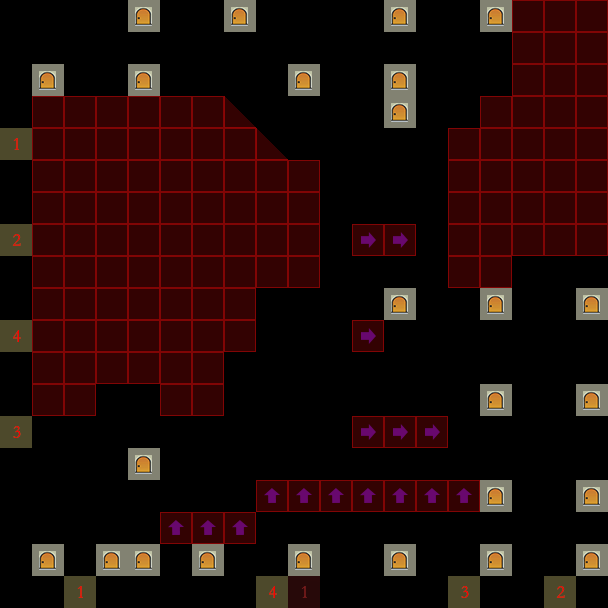

This is a level from a 2D game, rendered from its Tiled map with the project's own tilesets. A one-line summary and the complete map file follow:
An orthogonal 19x19 tile map with 32x32 px tiles, 3 tile layers (ele_bg, collision, notation), 2 tilesets.

<map version="1.0" tiledversion="1.0.3" orientation="orthogonal" renderorder="left-down" width="19" height="19" tilewidth="32" tileheight="32" nextobjectid="1">
 <tileset firstgid="1" source="meta.tsx" />
 <tileset firstgid="257" source="ele_base.tsx" />
 <layer name="ele_bg" width="19" height="19">
  <data encoding="csv">
258,0,0,0,257,257,257,0,0,0,257,257,257,0,0,0,257,257,257,
258,0,0,0,257,257,257,0,0,0,257,257,257,0,0,0,257,257,257,
258,0,0,0,257,257,257,0,0,0,257,257,257,0,0,0,257,257,257,
258,257,257,257,0,0,0,257,257,257,0,0,0,257,257,257,0,0,0,
258,257,257,257,0,0,0,257,257,257,0,0,0,257,257,257,0,0,0,
258,257,257,257,0,0,0,257,257,257,0,0,0,257,257,257,0,0,0,
258,0,0,0,257,257,257,0,0,0,257,257,257,0,0,0,257,257,257,
258,0,0,0,257,257,257,0,0,0,257,257,257,0,0,0,257,257,257,
258,0,0,0,257,257,257,0,0,0,257,257,257,0,0,0,257,257,257,
258,257,257,257,0,0,0,257,257,257,0,0,0,257,257,257,0,0,0,
258,257,257,257,0,0,0,257,257,257,0,0,0,257,257,257,0,0,0,
258,257,257,257,0,0,0,257,257,257,0,0,0,257,257,257,0,0,0,
258,0,0,0,257,257,257,0,0,0,257,257,257,0,0,0,257,257,257,
258,0,0,0,257,257,257,0,0,0,257,257,257,0,0,0,257,257,257,
258,0,0,0,257,257,257,0,0,0,257,257,257,0,0,0,257,257,257,
258,257,257,257,0,0,0,257,257,257,0,0,0,257,257,257,0,0,0,
258,257,257,257,0,0,0,257,257,257,0,0,0,257,257,257,0,0,0,
258,257,257,257,0,0,0,257,257,257,0,0,0,257,257,257,0,0,0,
258,258,258,258,258,258,258,258,258,258,258,258,258,258,258,258,258,258,258
</data>
 </layer>
 <layer name="collision" width="19" height="19">
  <data encoding="csv">
0,0,0,0,0,0,0,0,0,0,0,0,0,0,0,0,1,1,1,
0,0,0,0,0,0,0,0,0,0,0,0,0,0,0,0,1,1,1,
0,0,0,0,0,0,0,0,0,0,0,0,0,0,0,0,1,1,1,
0,1,1,1,1,1,1,17,0,0,0,0,0,0,0,1,1,1,1,
0,1,1,1,1,1,1,1,17,0,0,0,0,0,1,1,1,1,1,
0,1,1,1,1,1,1,1,1,1,0,0,0,0,1,1,1,1,1,
0,1,1,1,1,1,1,1,1,1,0,0,0,0,1,1,1,1,1,
0,1,1,1,1,1,1,1,1,1,0,19,19,0,1,1,1,1,1,
0,1,1,1,1,1,1,1,1,1,0,0,0,0,1,1,0,0,0,
0,1,1,1,1,1,1,1,0,0,0,0,0,0,0,0,0,0,0,
0,1,1,1,1,1,1,1,0,0,0,19,0,0,0,0,0,0,0,
0,1,1,1,1,1,1,0,0,0,0,0,0,0,0,0,0,0,0,
0,1,1,0,0,1,1,0,0,0,0,0,0,0,0,0,0,0,0,
0,0,0,0,0,0,0,0,0,0,0,19,19,19,0,0,0,0,0,
0,0,0,0,0,0,0,0,0,0,0,0,0,0,0,0,0,0,0,
0,0,0,0,0,0,0,0,21,21,21,21,21,21,21,0,0,0,0,
0,0,0,0,0,21,21,21,24,24,24,24,24,24,24,0,0,0,0,
0,0,0,0,0,24,24,24,24,24,24,24,24,24,24,0,0,0,0,
0,0,0,0,0,0,0,0,0,0,0,0,0,0,0,0,0,0,0
</data>
 </layer>
 <layer name="notation" width="19" height="19">
  <data encoding="csv">
0,0,0,0,41,0,0,41,0,0,0,0,44,0,0,44,0,0,0,
0,0,0,0,0,0,0,0,0,0,0,0,0,0,0,0,0,0,0,
0,43,0,0,43,0,0,0,0,42,0,0,42,0,0,0,0,0,0,
0,0,0,0,0,0,0,0,0,0,0,0,44,0,0,0,0,0,0,
265,0,0,0,0,0,0,0,0,0,0,0,0,0,0,0,0,0,0,
0,0,0,0,0,0,0,0,0,0,0,0,0,0,0,0,0,0,0,
0,0,0,0,0,0,0,0,0,0,0,0,0,0,0,0,0,0,0,
266,0,0,0,0,0,0,0,0,0,0,0,0,0,0,0,0,0,0,
0,0,0,0,0,0,0,0,0,0,0,0,0,0,0,0,0,0,0,
0,0,0,0,0,0,0,0,0,0,0,0,44,0,0,44,0,0,44,
268,0,0,0,0,0,0,0,0,0,0,0,0,0,0,0,0,0,0,
0,0,0,0,0,0,0,0,0,0,0,0,0,0,0,0,0,0,0,
0,0,0,0,0,0,0,0,0,0,0,0,0,0,0,44,0,0,44,
267,0,0,0,0,0,0,0,0,0,0,0,0,0,0,0,0,0,0,
0,0,0,0,43,0,0,0,0,0,0,0,0,0,0,0,0,0,0,
0,0,0,0,0,0,0,0,0,0,0,0,0,0,0,44,0,0,44,
0,0,0,0,0,0,0,0,0,0,0,0,0,0,0,0,0,0,0,
0,43,0,42,43,0,42,0,0,42,0,0,42,0,0,42,0,0,42,
0,0,265,0,0,0,0,0,268,273,0,0,0,0,267,0,0,266,0
</data>
 </layer>
</map>